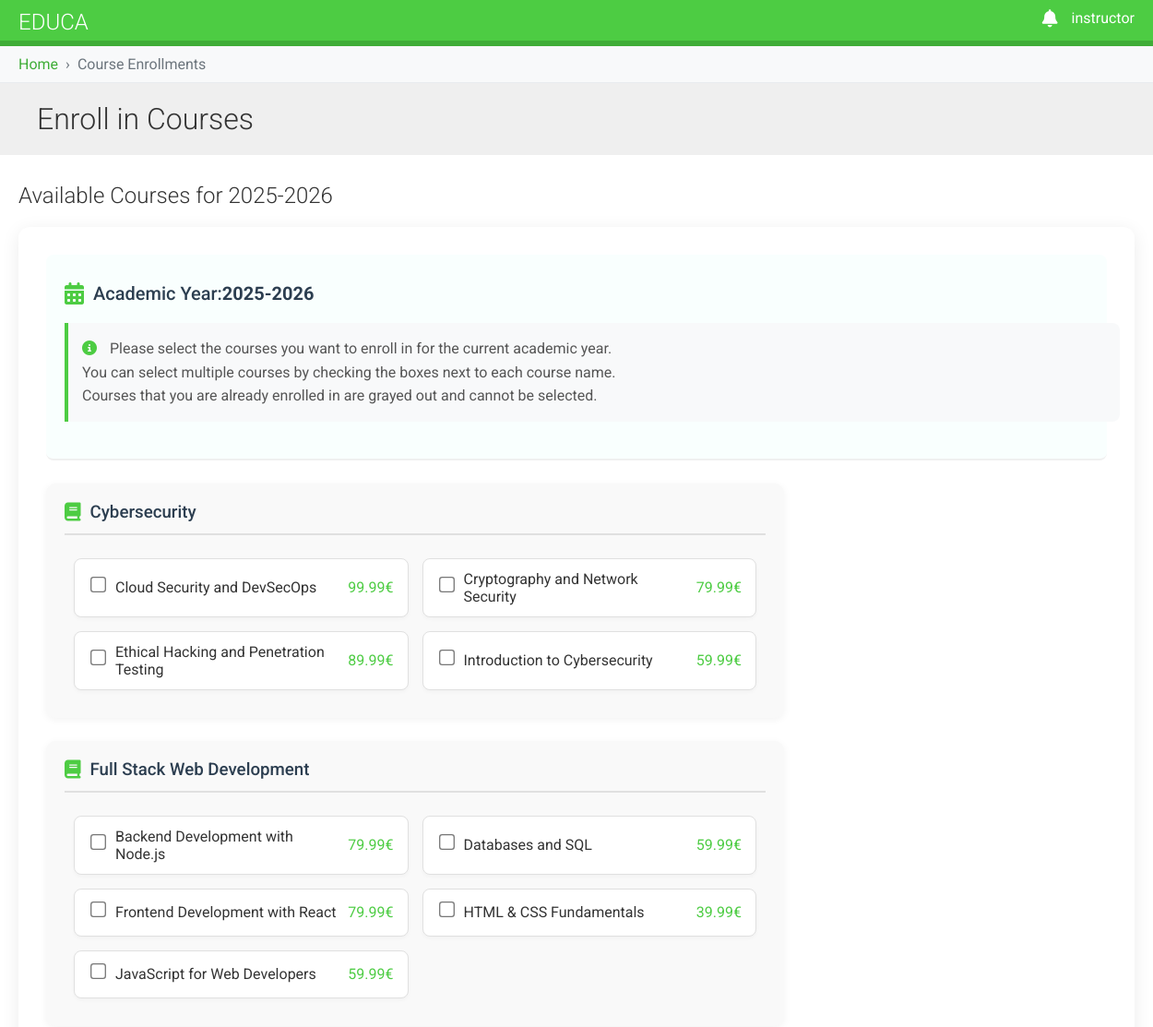
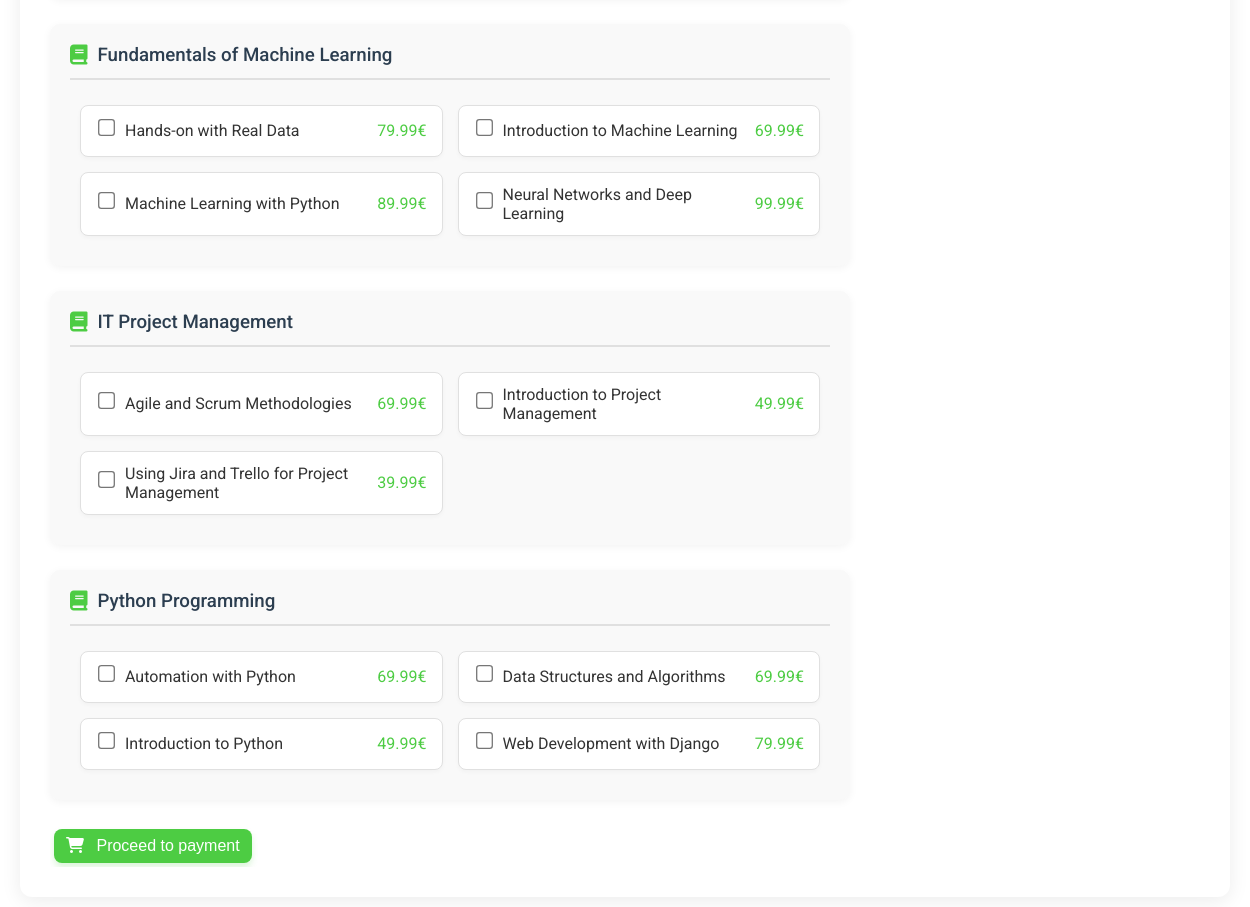
The app's page /students/enrollment/ (signed in) with its own data (2 pictures, top to bottom).
### courses/models.py (models this page shows, shortened)
class AcademicYear(models.Model):
    name = models.CharField(max_length=9, help_text="Academic year in format YYYY-YYYY (e.g. 2024-2025)")
    start_date = models.DateField()
    end_date = models.DateField()
    is_current = models.BooleanField(default=False)
    class Meta:
        ordering = ['-start_date']
    def __str__(self):
        return self.name

class Subject(models.Model):
    title = models.CharField(max_length=200)
    slug = models.SlugField(max_length=200, unique=True)
    description = models.TextField(blank=True)
    duration = models.TextField(blank=True)
    order = models.PositiveIntegerField(default=0,)
    class Meta:
        ordering = ['order']

class Course(models.Model):
    owners = models.ManyToManyField(User,
                                    related_name='courses_created',
                                    blank=True)
    subject = models.ForeignKey(Subject,
                                related_name='courses',
                                on_delete=models.CASCADE)
    title = models.CharField(max_length=200)
    slug = models.SlugField(max_length=200,
                            unique=True,
                            auto_created=True)
    overview = models.TextField()
    duration = models.TextField(blank=True)
    created = models.DateTimeField(auto_now_add=True) #set when new object is created
    price = models.DecimalField(max_digits=10,decimal_places=2, default=0)
    order = models.PositiveIntegerField(default=0,)
    class Meta:
        ordering = ['order'] # - means descending order

### students/views.py (the view, shortened to what this page needs)
class StudentEnrollmentView(LoginRequiredMixin, FormView):
    form_class = CourseEnrollForm
    template_name = 'students/course/enroll.html'
    success_url = reverse_lazy('course_payment')
    def get_form_kwargs(self):
        kwargs = super().get_form_kwargs()
        kwargs['user'] = self.request.user
        return kwargs
    def get_context_data(self, **kwargs):
        context = super().get_context_data(**kwargs)
        current_year = AcademicYear.objects.filter(is_current=True).first()
        context['current_academic_year'] = current_year
        form = context['form']
        subjects_with_courses = {}
        for course in form.all_courses:
            if course.subject not in subjects_with_courses:
                subjects_with_courses[course.subject] = []
            subjects_with_courses[course.subject].append({
                'course': course,
                'unavailable': course.id in form.unavailable_courses,
                'price': course.price,
            })
        context['subjects_with_courses'] = subjects_with_courses
        all_courses = []
        for subject_courses in subjects_with_courses.values():
            all_courses.extend(subject_courses)
        context['courses'] = all_courses
        return context

### students/forms.py
class CourseEnrollForm(forms.Form):
    courses = forms.ModelMultipleChoiceField(
        queryset=Course.objects.none(),
        label='Courses',
        widget=forms.CheckboxSelectMultiple
    )
    academic_year = forms.ModelChoiceField(
        queryset= AcademicYear.objects.all(),
        widget=forms.HiddenInput
    )
    def __init__(self,*args,**kwargs):
        user = kwargs.pop('user',None)
        super(CourseEnrollForm,self).__init__(*args,**kwargs)
        current_year = AcademicYear.objects.filter(is_current=True).first()
        if current_year:
            self.fields['academic_year'].initial = current_year
        self.all_courses = Course.objects.all().order_by('subject__title','title')
        self.unavailable_courses = []
        if user and user.is_authenticated:
            self.unavailable_courses = StudentCourseEnrollment.objects.filter(student=user,
                                                                              ).values_list('course_id',flat=True)
            self.fields['courses'].queryset = Course.objects.exclude(id__in=self.unavailable_courses)
        else:
            self.fields['courses'].queryset = Course.objects.none()

### courses/context_processors.py (called while the page is built)
def is_instructor_processor(request):
    if request.user.is_authenticated:
        is_instructor = request.user.groups.filter(name="Instructors").exists()
    else:
        is_instructor = False
    return {"is_instructor": is_instructor}

### educa/context_processors.py (called while the page is built)
def notifications_processor(request):
    if request.user.is_authenticated:
        unread_notifications = Notification.objects.filter(user=request.user,
                                                           is_read=False).order_by('-created_at')[:5]
        unread_count = Notification.objects.filter(user=request.user,
                                                   is_read=False).count()
        return {
            'unread_notifications': unread_notifications,
            'unread_count': unread_count,
        }
    return {
        'unread_notifications': [],
        'unread_count': 0,
    }

### students/templates/students/course/enroll.html (shortened to what this page needs)
{% extends 'base.html' %}
{% block content %}
    <h1>Enroll in Courses</h1>
    <div class="module">
        <h2>Available Courses for {{ current_academic_year }}</h2>
        {% if form.courses.field.queryset.exists  or subjects_with_courses %}
            <div class="enrollment-container">
                <div class="enrollment-info">
                    <p class="academic-year-info">
                        <i class="fa fa-calendar-alt"></i>
                        Academic Year:  <strong> {{ current_academic_year }}</strong>
                    </p>
                    <p class="enrollment-instructions">
                        <i class="fa fa-info-circle"></i>
                        Please select the courses you want to enroll in for the current academic year.<br>
                        You can select multiple courses by checking the boxes next to each course name.<br>
                        Courses that you are already enrolled in are grayed out and cannot be selected.
                    </p>
                </div>
                <form method="post" class="enrollment-form">
                    <div class="course-selection">
                        {% for subject, courses in subjects_with_courses.items %}
                            <div class="subject-group">
                                <h3><i class="fas fa-book"></i> {{ subject.title }}</h3>
                                <div class="course-checkboxes">
                                    {% for course_info in courses %}
                                        <div class="course-checkbox {% if course_info.unavailable %}unavailable{% endif %}">
                                            {% if course_info.unavailable %}
                                                <input type="checkbox" disabled id="id_courses_{{ course_info.course.id }}" name="courses" value="{{ course_info.course.id }}" class="disabled-course">
                                                <label for="id_courses_{{ course_info.course.id }}" class="disabled-course">{{ course_info.course.title }} <span class="course-price">{{ course_info.course.price }}€</span>
                                                </label>
                                            {% else %}
                                                <input type="checkbox" id="id_courses_{{ course_info.course.id }}" name="courses" value="{{ course_info.course.id }}">
                                                <label for="id_courses_{{ course_info.course.id }}">{{ course_info.course.title }} <span class="course-price">{{ course_info.course.price }}€</span></label>
                                            {% endif %}
                                        </div>
                                    {% endfor %}
                                </div>
                            </div>
                        {% endfor %}
                    </div>
                    <div class="form-actions">
                        <button type="submit" class="btn btn-primary">
                            <i class="fas fa-shopping-cart"></i> Proceed to payment
                        </button>
                    </div>
                </form>
            </div>
        {% endif %}
    </div>
{% endblock %}

### courses/templates/base.html (shortened to what this page needs)
{% load static %}
<!DOCTYPE html>
<html>
<head>
    <link href="{% static "css/base.css" %}" rel="stylesheet">
    <link rel="stylesheet" href="https://cdnjs.cloudflare.com/ajax/libs/font-awesome/6.4.0/css/all.min.css">
</head>
<body>
<div id="header">
    <a href="/" class="logo">Educa</a>
    <ul class="menu">
        {% if request.user.is_authenticated %}
            <li class="notification-dropdown">
                <a class="dropdown" href="#">
                    <i class="fas fa-bell notification-bell"></i>
                </a>
            </li>
            <li class="profile-dropdown">
                <a class="dropdown" href="">{{ request.user.username }}</a>
            </li>
        {% else %}
            <li><a href="{% url "login" %}">Sign in</a></li>
            <li><a href="{% url 'student_registration' %}">Register</a></li>
        {% endif %}
    </ul>
</div>
<div id="breadcrumbs">
    <div class="container">
        <ul class="breadcrumb">
            {% block breadcrumbs %}
                {% for crumb in breadcrumbs %}
                    {% if not forloop.last %}
                        <li><a href="{{ crumb.url }}">{{ crumb.name }}</a></li>
                    {% else %}
                        <li class="active">{{ crumb.name }}</li>
                    {% endif %}
                {% endfor %}
            {% endblock %}
        </ul>
    </div>
</div>
<div id="content" class="{% block content_class %}block-layout{% endblock %}">
    {% block content %}
    {% endblock %}
</div>
</body>
</html>

### records on screen
AcademicYear: name "2025-2026"
Subject: title "Cybersecurity"
Course: course "Cloud Security and DevSecOps", course.price "99.99"
Course: course "Cryptography and Network Security", course.price "79.99"
Course: course "Ethical Hacking and Penetration Testing", course.price "89.99"
Course: course "Introduction to Cybersecurity", course.price "59.99"
Subject: title "Full Stack Web Development"
Course: course "Backend Development with Node.js", course.price "79.99"
Course: course "Databases and SQL", course.price "59.99"
Course: course "Frontend Development with React", course.price "79.99"
Course: course "HTML & CSS Fundamentals", course.price "39.99"
Course: course "JavaScript for Web Developers", course.price "59.99"
Subject: title "Fundamentals of Machine Learning"
Course: course "Hands-on with Real Data", course.price "79.99"
Course: course "Introduction to Machine Learning", course.price "69.99"
Course: course "Machine Learning with Python", course.price "89.99"
Course: course "Neural Networks and Deep Learning", course.price "99.99"
Subject: title "IT Project Management"
Course: course "Agile and Scrum Methodologies", course.price "69.99"
Course: course "Introduction to Project Management", course.price "49.99"
Course: course "Using Jira and Trello for Project Management", course.price "39.99"
Subject: title "Python Programming"
Course: course "Automation with Python", course.price "69.99"
Course: course "Data Structures and Algorithms", course.price "69.99"
Course: course "Introduction to Python", course.price "49.99"
Course: course "Web Development with Django", course.price "79.99"

### other values on screen
{{ request.user.username }} "instructor"
{{ crumb.name }} "Home"
{{ crumb.name }} "Course Enrollments"
